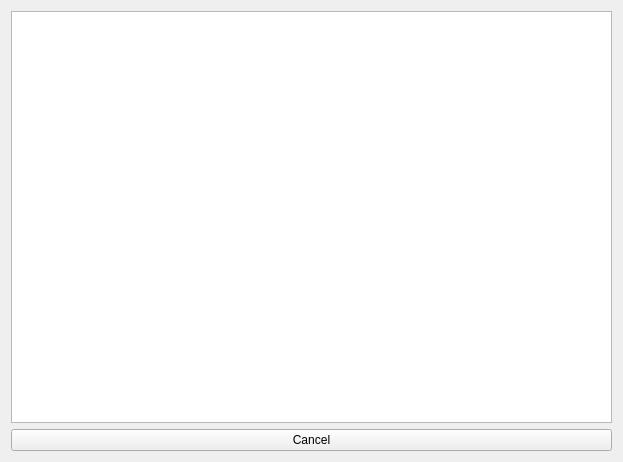
<?xml version="1.0" encoding="UTF-8"?>
<ui version="4.0">
 <class>FKnowledgeBase</class>
 <widget class="QWidget" name="FKnowledgeBase">
  <property name="geometry">
   <rect>
    <x>0</x>
    <y>0</y>
    <width>623</width>
    <height>462</height>
   </rect>
  </property>
  <property name="windowTitle">
   <string>Knowledge Base</string>
  </property>
  <layout class="QGridLayout" name="gridLayout">
   <item row="0" column="0">
    <widget class="QTableView" name="tableView"/>
   </item>
   <item row="1" column="0">
    <widget class="QPushButton" name="pushButton_2">
     <property name="text">
      <string>Cancel</string>
     </property>
    </widget>
   </item>
  </layout>
 </widget>
 <resources/>
 <connections/>
</ui>
